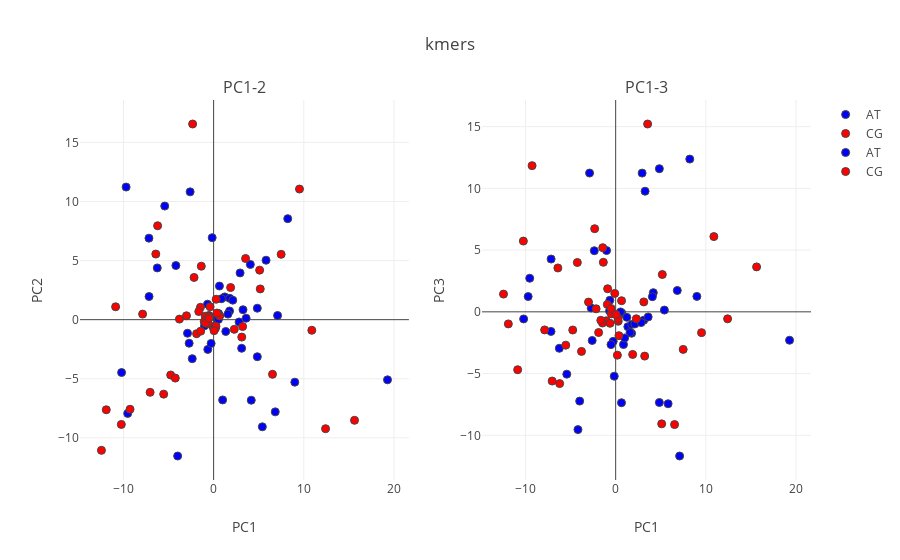

Here is the notebook cell this chart was saved with:
### Code cell
from sklearn.decomposition import PCA

kmers, kmer_idx= kmer_comp_index(mutations)

mut_list= ['_'.join(x) for x in kmer_idx.values()]

mut_indices= {
    z:[x for x in range(len(mut_list)) if mut_list[x][1] in z] for z in ['AT','CG']
}

col_mut= {
    'AT': 'blue',
    'CG': 'red'
}

n_comp= 3

pca = PCA(n_components=n_comp, whiten=False,svd_solver='randomized')
Comps = pca.fit_transform(window_muts.T)

var_comps= pca.explained_variance_ratio_

titles= ['PC1-2','PC1-3']
fig_subplots = tools.make_subplots(rows= 1, cols=2,
                             subplot_titles=tuple(titles))

for col in range(1,3):
    fig_data= [go.Scatter(
            x= Comps[mut_indices[i],0],
            y= Comps[mut_indices[i],col],
            mode= "markers",
            text= [mut_list[x] for x in mut_indices[i]],
            marker= {
            'color': col_mut[i],
            'line': {'width': 1},
            'size': 8,
            'symbol': 'circle',
          "opacity": 1
          },
            name= i
        ) for i in list(mut_indices.keys())]
    
    for trace1 in fig_data:
        fig_subplots.append_trace(trace1, 1, col)
        
    fig_subplots.update_xaxes(title= 'PC1')

    fig_subplots.update_yaxes(title= 'PC' + str(col + 1),row=1, col=col)


layout = go.Layout(
    margin=dict(
        l=0,
        r=0,
        b=0,
        t=0
    ),
    yaxis=dict(
        title='PC2: {}'.format(round(var_comps[1],3))),
    xaxis=dict(
    title= 'PC1: {}'.format(round(var_comps[0],3)))
)


fig = go.Figure(data=fig_subplots, layout=layout)
fig['layout'].update(title= 'kmers')
iplot(fig)

### Figure 1 — Plotly figure (JSON) as saved in the notebook; plotly's stock layout.template omitted (floating-point values rounded to 4 significant figures)
{"data": [{"marker": {"color": "blue", "line": {"width": 1}, "opacity": 1, "size": 8, "symbol": "circle"}, "mode": "markers", "name": "AT", "text": ["AAAC_TTTG", "AAAG_TTTC", "AAAT_TTTA", "AACC_GTTG", "AACG_GTTC", "AACT_GTTA", "AAGC_CTTG", "AAGG_CTTC", "AAGT_CTTA", "AATC_ATTG", "AATG_ATTC", "AATT_ATTA", "ATAA_TATT", "ATAC_TATG", "ATAG_TATC", "ATCA_GATT", "ATCC_GATG", "ATCG_GATC", "ATGA_CATT", "ATGC_CATG", "ATGG_CATC", "CAAC_TTGG", "CAAG_TTGC", "CAAT_TTGA", "CACC_GTGG", "CACG_GTGC", "CACT_GTGA", "CAGC_CTGG", "CAGG_CTGC", "CAGT_CTGA", "CTAA_TAGT", "CTAC_TAGG", "CTAG_TAGC", "CTCA_GAGT", "CTCC_GAGG", "CTCG_GAGC", "GAAC_TTCG", "GAAG_TTCC", "GAAT_TTCA", "GACC_GTCG", "GACG_GTCC", "GACT_GTCA", "GTAA_TACT", "GTAC_TACG", "GTAG_TACC", "TAAC_TTAG", "TAAG_TTAC", "TAAT_TTAA"], "type": "scatter", "uid": "f573764f-964c-4bf7-a19b-e795c2cf2ff4", "x": [-2.715, -2.605, 0.6742, 3.107, 8.218, 1.237, -9.533, -7.171, 0.6456, 3.604, -6.25, 9.004, 3.261, 5.403, -0.6476, 1.348, 4.845, 0.8664, -7.161, 5.814, -0.6765, 4.846, 7.091, -9.705, -1.01, -2.895, 1.766, 1.785, -0.158, -4.185, -0.2768, -10.21, 2.124, -0.518, -5.422, 1.589, 4.174, -3.991, 6.833, 0.3614, 4.071, 2.825, 0.5319, 1.0, 0.5387, 19.28, 2.936, -2.369], "xaxis": "x", "y": [-1.993, 10.81, 0.3373, -2.423, 8.549, 1.927, -7.936, 6.896, 2.844, 0.1216, 4.379, -5.288, 0.8399, -9.067, -2.517, -0.9999, 0.969, 1.77, 1.958, 5.03, 1.311, -3.137, 0.3545, 11.22, -0.5192, -1.151, 0.7323, 1.804, 6.937, 4.581, -2.01, -4.473, 1.651, 0.3533, 9.612, 0.4697, -6.816, -11.54, -7.802, 0.09406, 4.674, -0.1965, 0.01989, -6.791, 0.5232, -5.091, 3.955, -3.3], "yaxis": "y"}, {"marker": {"color": "red", "line": {"width": 1}, "opacity": 1, "size": 8, "symbol": "circle"}, "mode": "markers", "name": "CG", "text": ["ACAA_TGTT", "ACAG_TGTC", "ACAT_TGTA", "ACCA_GGTT", "ACCG_GGTC", "ACCT_GGTA", "ACGA_CGTT", "ACGG_CGTC", "ACGT_CGTA", "ACTA_AGTT", "ACTG_AGTC", "ACTT_AGTA", "AGAA_TCTT", "AGAC_TCTG", "AGAT_TCTA", "AGCA_GCTT", "AGCC_GCTG", "AGCT_GCTA", "AGGA_CCTT", "AGGC_CCTG", "AGGT_CCTA", "CCAA_TGGT", "CCAG_TGGC", "CCAT_TGGA", "CCCA_GGGT", "CCCG_GGGC", "CCCT_GGGA", "CCGA_CGGT", "CCGG_CGGC", "CCGT_CGGA", "CGAA_TCGT", "CGAC_TCGG", "CGAT_TCGA", "CGCA_GCGT", "CGCC_GCGG", "CGCT_GCGA", "GCAA_TGCT", "GCAG_TGCC", "GCAT_TGCA", "GCCA_GGCT", "GCCG_GGCC", "GCCT_GGCA", "GGAA_TCCT", "GGAC_TCCG", "GGAT_TCCA", "TCAA_TGAT", "TCAG_TGAC", "TCAT_TGAA"], "type": "scatter", "uid": "6971860f-8884-43a1-a2d3-93de9f89da37", "x": [9.523, -7.877, 5.172, -0.9265, -0.3942, 15.63, -6.412, -1.043, -1.368, 7.488, -7.044, -10.87, -9.27, -6.211, -1.46, 10.89, -10.24, 3.12, 3.545, -1.648, 0.2817, -0.1024, -1.892, 6.531, 3.217, 0.1898, -3.012, 0.6508, -0.4938, -1.434, -0.619, -4.762, 0.264, -4.252, 1.886, 0.05008, -5.537, 2.291, -0.8916, 0.3638, 5.104, -2.169, 12.41, -0.5065, -12.44, -2.329, -11.9, -3.79], "xaxis": "x", "y": [11.05, 0.4699, 2.601, 0.2925, 1.083, -8.518, 5.551, -0.16, 4.523, 5.528, -6.147, 1.089, -7.579, 7.945, 1.044, -0.8982, -8.864, -1.476, 5.175, 0.6876, 1.728, -0.579, -1.187, -4.623, -0.5848, -0.7501, 0.3295, 0.3112, 0.275, -0.9746, -0.3293, -4.684, -0.5572, -4.945, 2.72, -0.9305, -6.301, -0.8205, -0.2977, 0.5577, 4.191, 3.572, -9.226, 0.113, -11.06, 16.56, -7.625, 0.04662], "yaxis": "y"}, {"marker": {"color": "blue", "line": {"width": 1}, "opacity": 1, "size": 8, "symbol": "circle"}, "mode": "markers", "name": "AT", "text": ["AAAC_TTTG", "AAAG_TTTC", "AAAT_TTTA", "AACC_GTTG", "AACG_GTTC", "AACT_GTTA", "AAGC_CTTG", "AAGG_CTTC", "AAGT_CTTA", "AATC_ATTG", "AATG_ATTC", "AATT_ATTA", "ATAA_TATT", "ATAC_TATG", "ATAG_TATC", "ATCA_GATT", "ATCC_GATG", "ATCG_GATC", "ATGA_CATT", "ATGC_CATG", "ATGG_CATC", "CAAC_TTGG", "CAAG_TTGC", "CAAT_TTGA", "CACC_GTGG", "CACG_GTGC", "CACT_GTGA", "CAGC_CTGG", "CAGG_CTGC", "CAGT_CTGA", "CTAA_TAGT", "CTAC_TAGG", "CTAG_TAGC", "CTCA_GAGT", "CTCC_GAGG", "CTCG_GAGC", "GAAC_TTCG", "GAAG_TTCC", "GAAT_TTCA", "GACC_GTCG", "GACG_GTCC", "GACT_GTCA", "GTAA_TACT", "GTAC_TACG", "GTAG_TACC", "TAAC_TTAG", "TAAG_TTAC", "TAAT_TTAA"], "type": "scatter", "uid": "d6a2d1dc-5622-4d8f-a95e-5304852668ea", "x": [-2.715, -2.605, 0.6742, 3.107, 8.218, 1.237, -9.533, -7.171, 0.6456, 3.604, -6.25, 9.004, 3.261, 5.403, -0.6476, 1.348, 4.845, 0.8664, -7.161, 5.814, -0.6765, 4.846, 7.091, -9.705, -1.01, -2.895, 1.766, 1.785, -0.158, -4.185, -0.2768, -10.21, 2.124, -0.518, -5.422, 1.589, 4.174, -3.991, 6.833, 0.3614, 4.071, 2.825, 0.5319, 1.0, 0.5387, 19.28, 2.936, -2.369], "xaxis": "x2", "y": [0.3087, -2.318, -0.09699, -0.6853, 12.37, -0.4455, 2.72, -1.587, -7.361, -0.413, -2.955, 1.251, 9.769, 0.1424, 0.9354, -1.204, 11.59, -2.649, 4.276, -7.443, 0.06783, -7.343, -11.68, 1.238, 4.964, 11.24, -1.734, -1.017, -5.213, -9.538, -2.391, -0.5741, -0.9804, -2.654, -5.048, -1.68, 1.552, -7.23, 1.731, -0.2407, 1.227, -0.8681, -0.0762, -2.111, -0.006457, -2.3, 11.24, 4.949], "yaxis": "y2"}, {"marker": {"color": "red", "line": {"width": 1}, "opacity": 1, "size": 8, "symbol": "circle"}, "mode": "markers", "name": "CG", "text": ["ACAA_TGTT", "ACAG_TGTC", "ACAT_TGTA", "ACCA_GGTT", "ACCG_GGTC", "ACCT_GGTA", "ACGA_CGTT", "ACGG_CGTC", "ACGT_CGTA", "ACTA_AGTT", "ACTG_AGTC", "ACTT_AGTA", "AGAA_TCTT", "AGAC_TCTG", "AGAT_TCTA", "AGCA_GCTT", "AGCC_GCTG", "AGCT_GCTA", "AGGA_CCTT", "AGGC_CCTG", "AGGT_CCTA", "CCAA_TGGT", "CCAG_TGGC", "CCAT_TGGA", "CCCA_GGGT", "CCCG_GGGC", "CCCT_GGGA", "CCGA_CGGT", "CCGG_CGGC", "CCGT_CGGA", "CGAA_TCGT", "CGAC_TCGG", "CGAT_TCGA", "CGCA_GCGT", "CGCC_GCGG", "CGCT_GCGA", "GCAA_TGCT", "GCAG_TGCC", "GCAT_TGCA", "GCCA_GGCT", "GCCG_GGCC", "GCCT_GGCA", "GGAA_TCCT", "GGAC_TCCG", "GGAT_TCCA", "TCAA_TGAT", "TCAG_TGAC", "TCAT_TGAA"], "type": "scatter", "uid": "f30449d9-9f74-4b71-a378-28626cea5091", "x": [9.523, -7.877, 5.172, -0.9265, -0.3942, 15.63, -6.412, -1.043, -1.368, 7.488, -7.044, -10.87, -9.27, -6.211, -1.46, 10.89, -10.24, 3.12, 3.545, -1.648, 0.2817, -0.1024, -1.892, 6.531, 3.217, 0.1898, -3.012, 0.6508, -0.4938, -1.434, -0.619, -4.762, 0.264, -4.252, 1.886, 0.05008, -5.537, 2.291, -0.8916, 0.3638, 5.104, -2.169, 12.41, -0.5065, -12.44, -2.329, -11.9, -3.79], "xaxis": "x2", "y": [-1.684, -1.461, 3.022, 0.5988, -0.1045, 3.641, 3.553, -0.7259, 4.012, -3.04, -5.604, -4.688, 11.84, -5.811, -0.9044, 6.095, 5.731, 0.8047, 15.21, -0.6874, -0.7622, 1.491, -1.676, -9.13, -3.585, -3.506, 0.7892, 0.9014, -0.1664, 5.197, -0.9287, -1.472, -0.5559, 3.995, -3.449, -0.2147, -2.699, -0.5605, 1.869, -1.93, -9.072, 0.2458, -0.5673, 0.2695, 1.435, 6.734, -0.977, -3.204], "yaxis": "y2"}], "layout": {"annotations": [{"font": {"size": 16}, "showarrow": false, "text": "PC1-2", "x": 0.225, "xanchor": "center", "xref": "paper", "y": 1, "yanchor": "bottom", "yref": "paper"}, {"font": {"size": 16}, "showarrow": false, "text": "PC1-3", "x": 0.775, "xanchor": "center", "xref": "paper", "y": 1, "yanchor": "bottom", "yref": "paper"}], "title": {"text": "kmers"}, "xaxis": {"anchor": "y", "domain": [0, 0.45], "title": {"text": "PC1"}}, "xaxis2": {"anchor": "y2", "domain": [0.55, 1], "title": {"text": "PC1"}}, "yaxis": {"anchor": "x", "domain": [0, 1], "title": {"text": "PC2"}}, "yaxis2": {"anchor": "x2", "domain": [0, 1], "title": {"text": "PC3"}}}}
